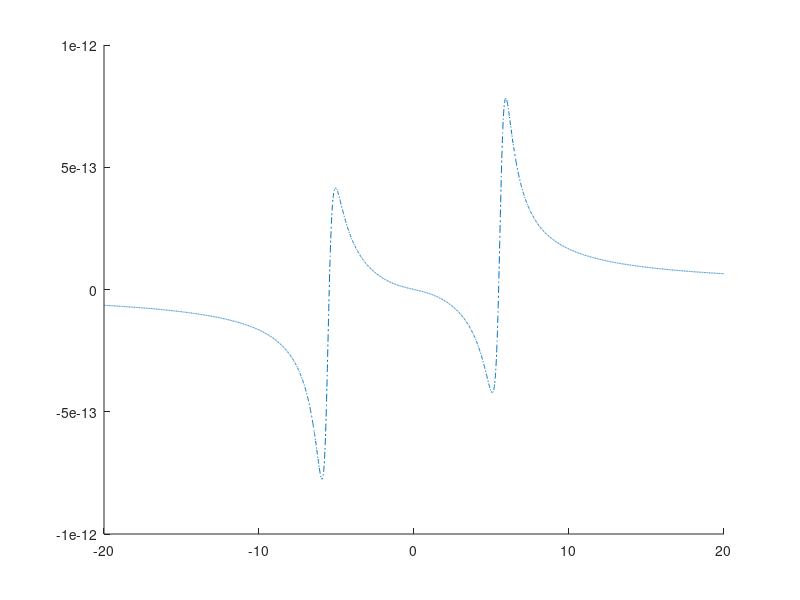

MATLAB code to generate this figure: (Note: this script raises an error after producing the figure.)
clear;
close all;

deltap=-2e12:0.001e12:2e12;
deltac=1.0e9;
deltab=2.0e9;
omega_c=5.0e11;
g21=2.0e9;
g31=1.0e9;
g41=4.2e11;
K=1.4e17;
omegap=10.08e14;
omega_d=3e11;
c=3e8;

Delta1 = deltap+1i*(g21/2);
Delta2 = deltap +deltac+1i*(g31/2);
Delta3 = deltap +deltab+1i*(g41/2);

Dp = (Delta2 + 1i*g31/2).*(Delta3 + 1i*g41/2) - abs(omega_d)^2;
D = (Delta1 + 1i*g21/2).*(Delta2 + 1i*g31/2).*(Delta3 + 1i*g41/2) - ... 
    abs(omega_c)^2.*(Delta3 + 1i*g41/2) - abs(omega_d)^2.*(Delta1 + 1i*g21/2);
A=((2.*c.*K)./(omegap));
l=3.90e12;
chi1=((-A.*Dp)./D);
X=(abs(omega_c).^2)*(abs(Delta3 + 1i*g41/2).^2);
Y=abs(omega_d)*abs(omega_c);
chi3 =- l*chi1*((abs(Dp).^2 + X+ Y.^2)/ abs(D).^2);
plot(deltap./10.^11, real(chi3),'-.' , LineWidth=2, DisplayName='\Omega_d=2.0'); % Blue
hold on;

omega_c=5.0e11;
omega_d=5e11;
Dp = (Delta2 + 1i*g31/2).*(Delta3 + 1i*g41/2) - abs(omega_d)^2;
D = (Delta1 + 1i*g21/2).*(Delta2 + 1i*g31/2).*(Delta3 + 1i*g41/2) - ...
    abs(omega_c)^2.*(Delta3 + 1i*g41/2)- abs(omega_d)^2.*(Delta1 + 1i*g21/2);
A=((2.*c.*K)./(omegap));
l=3.90e12;
chi1=((-A.*Dp)./D);
X=(abs(omega_c).^2)*(abs(Delta3 + 1i*g41/2).^2);
Y=abs(omega_d)*abs(omega_c);
chi3 =- l*chi1*((abs(Dp).^2 + X + Y.^2)/ abs(D).^2);
plot(deltap./10.^11, real(chi3), LineWidth=2, DisplayName='\Omega_d=4.0'); % Orange
hold on;


omega_c=5.0e11;
omega_d=7e11;
Dp = (Delta2 + 1i*g31/2).*(Delta3 + 1i*g41/2) - abs(omega_d)^2;
D = (Delta1 + 1i*g21/2).*(Delta2 + 1i*g31/2).*(Delta3 + 1i*g41/2) - ...
    abs(omega_c)^2.*(Delta3 + 1i*g41/2)- abs(omega_d)^2.*(Delta1 + 1i*g21/2);
A=((2.*c.*K)./(omegap));
l=3.90e12;
chi1=((-A.*Dp)./D);
X=(abs(omega_c).^2)*(abs(Delta3 + 1i*g41/2).^2);
Y=abs(omega_d)*abs(omega_c);
chi3 =- l*chi1*((abs(Dp).^2 + X + Y.^2)/ abs(D).^2);
plot(deltap./10.^11, real(chi3), LineWidth=2, DisplayName='\Omega_d=6.0'); % Yellow
hold on;

omega_c=5.0e11;
omega_d=9e11;
Dp = (Delta2 + 1i*g31/2).*(Delta3 + 1i*g41/2) - abs(omega_d)^2;
D = (Delta1 + 1i*g21/2).*(Delta2 + 1i*g31/2).*(Delta3 + 1i*g41/2) - ...
    abs(omega_c)^2.*(Delta3 + 1i*g41/2)- abs(omega_d)^2.*(Delta1 + 1i*g21/2);
A=((2.*c.*K)./(omegap));
l=3.90e12;
chi1=((-A.*Dp)./D);
X=(abs(omega_c).^2)*(abs(Delta3 + 1i*g41/2).^2);
Y=abs(omega_d)*abs(omega_c);
chi3 =- l*chi1*((abs(Dp).^2 + X+ Y.^2)/ abs(D).^2);
plot(deltap./10.^11, real(chi3), '--', LineWidth=2.5, DisplayName='\Omega_d=8.0'); % Purple
hold on;

omega_c=5.0e11;
omega_d=11e11;
Dp = (Delta2 + 1i*g31/2).*(Delta3 + 1i*g41/2) - abs(omega_d)^2;
D = (Delta1 + 1i*g21/2).*(Delta2 + 1i*g31/2).*(Delta3 + 1i*g41/2) - ...
    abs(omega_c)^2.*(Delta3 + 1i*g41/2)- abs(omega_d)^2.*(Delta1 + 1i*g21/2);
A=((2.*c.*K)./(omegap));
l=3.90e12;
chi1=((-A.*Dp)./D);
X=(abs(omega_c).^2)*(abs(Delta3 + 1i*g41/2).^2);
Y=abs(omega_d)*abs(omega_c);
chi3 =- l*chi1*((abs(Dp).^2 + X + Y.^2)/ abs(D).^2);
plot(deltap./10.^11, real(chi3), LineWidth=2, DisplayName='\Omega_d=10.0'); % Green
hold on;

lgd = legend('show');
set(lgd, 'FontName', 'Garamond', 'FontSize', 16, 'FontWeight', 'bold', 'EdgeColor', 'w', 'NumColumns', 2);
legend boxon;

set(gca, FontName='Garamond', FontSize=18, FontWeight='bold');
xlabel('\Delta_p', FontName='Garamond', FontSize=18, FontWeight='bold');
ylabel('Re \chi^{(3)}', FontName='Garamond', FontSize=18, FontWeight='bold');
title('\Delta_p vs Re\chi^{(3)}', FontName='Garamond', FontSize=17, FontWeight='bold');
grid on;

%folder_path = "C:\Users\Ryuki\Downloads\PLOTS";
%file = fullfile(folder_path, 'chi3_Omega_d.png');
%fig = gcf;
%set(fig, 'Units', 'pixels');
%fig.Position = [100, 100, 1920, 1080];  % [left, bottom, width, height]
%exportgraphics(fig, file, 'Resolution', 600);
